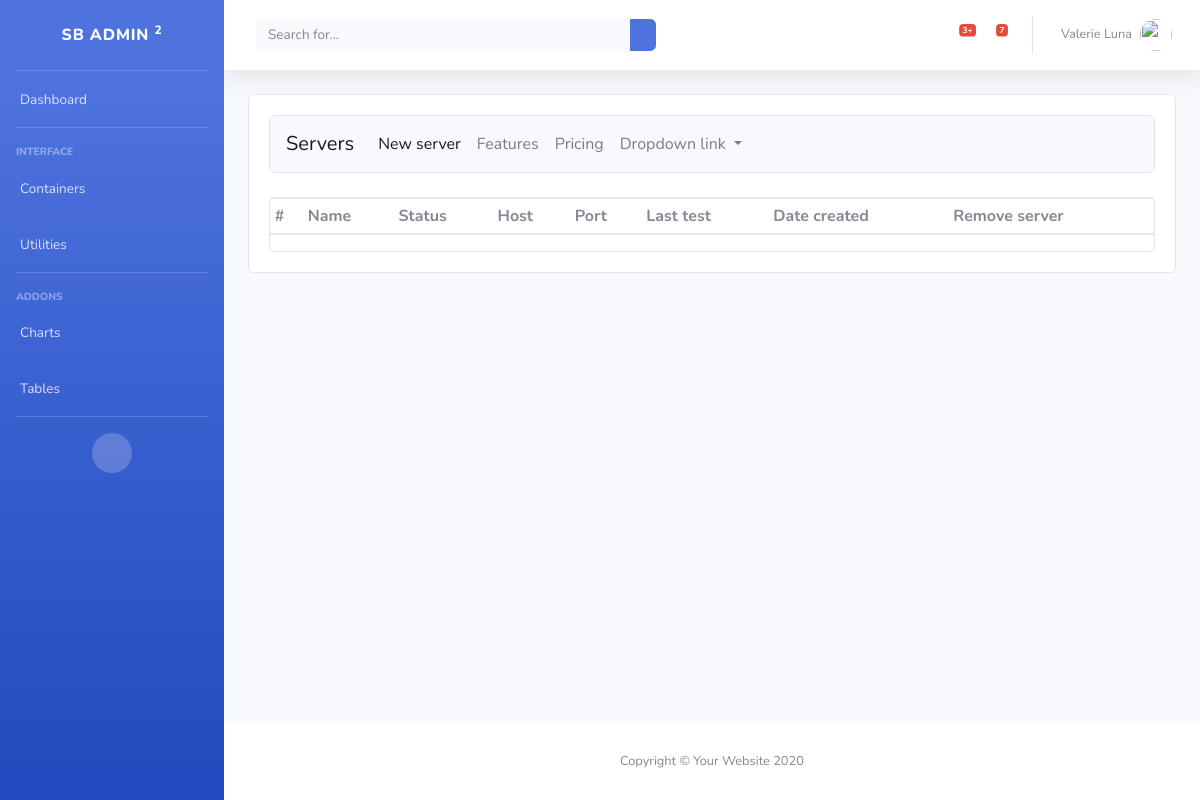
Page /servers/ on the earlier database version.
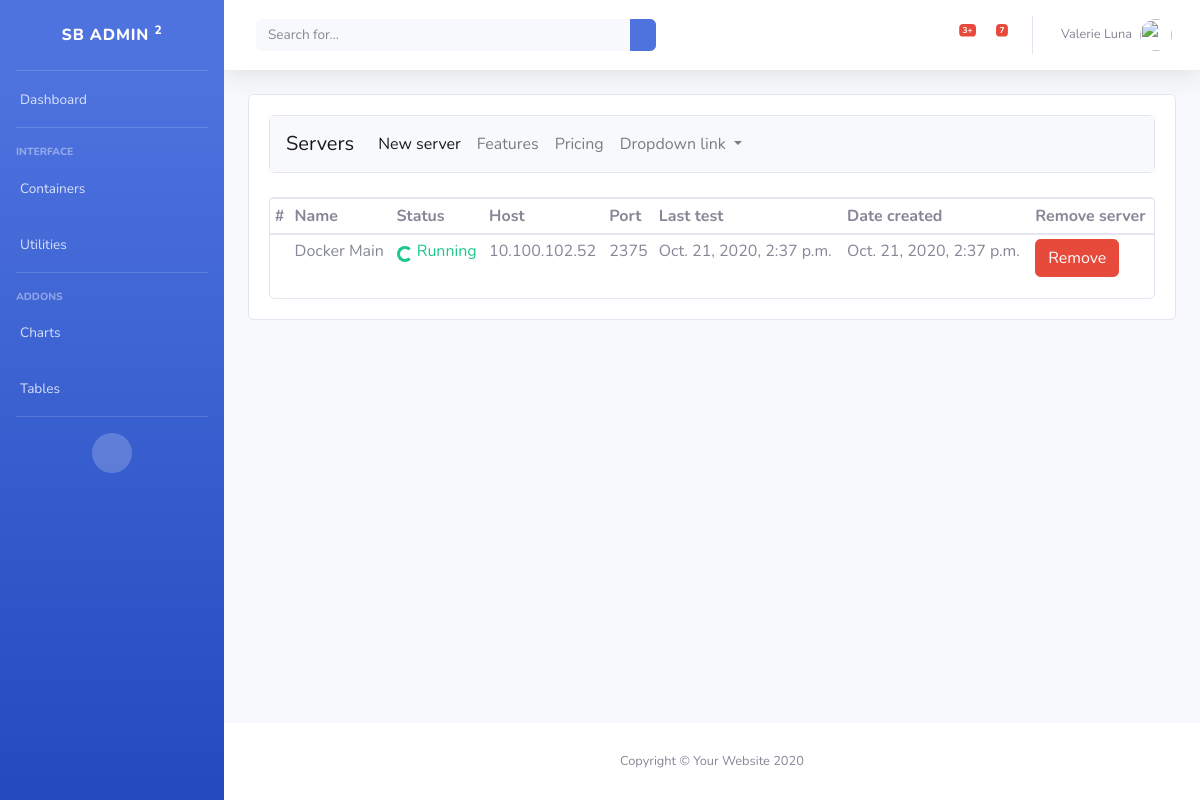
Same page on the later database version.
### servers/models.py (models this page shows, shortened)
class server(models.Model):
    name = models.CharField(max_length=250, unique=True, default=None)
    host = models.CharField(max_length=50, primary_key=True, unique=True)
    port = models.PositiveIntegerField()
    dateCreated = models.DateTimeField(auto_now_add=True, blank=True)
    lastCheck = models.DateTimeField(auto_now_add=True)
    status = models.BooleanField(default=False, editable=False)

### servers/views.py (the view)
# urls.py: path('', views.index, name="index_containers"),
def index(request):
    servers = server.objects.all()
    data = {"title":"servers", "servers":servers}
    return render(request, 'servers.html', data)

### servers/templates/servers.html (shortened to what this page needs)
{%extends 'base_servers.html'%}
{%block servers%}
    <table class="table table-hover table-sm">
      <thead>
        <tr>
          <th scope="col">#</th>
          <th scope="col">Name</th>
          <th scope="col">Status</th>
          <th scope="col">Host</th>
          <th scope="col">Port</th>
          <th scope="col">Last test</th>
          <th scope="col">Date created</th>
          <th scope="col">Remove server</th>
        </tr>
      </thead>
      <tbody>
      {%for server in servers%}
        <tr>
          <th scope="row">{{loop.index}}</th>
          <td>{{server.name}}</td>
          <td>
            {%if server.status == True%}
              <div class="spinner-border spinner-border-sm text-success" role="status">
              </div>
              <span class="text text-success"> Running</span>
            {%else%}
              <div class="spinner-grow text-danger" role="status">
                <span class="sr-only">Up</span>
              </div>
            {%endif%}
          </td>
          <td>{{server.host}}</td>
          <td>{{server.port}}</td>
          <td>{{server.lastCheck}}</td>
          <td>{{server.dateCreated}}</td>
          <td>
            <form method="post" action="{% url 'remove_server'%}" >
              <input class="btn btn-danger" value="Remove" type="submit">
            </form>
          </td>
        </tr>
      {%endfor%}
      </tbody>
    </table>
{%endblock%}

Differences in the rows shown:
added server: name "Docker Main", status True (drawn), host "10.100.102.52", port "2375", lastCheck "Oct. 21, 2020, 2:37 p.m.", dateCreated "Oct. 21, 2020, 2:37 p.m."
